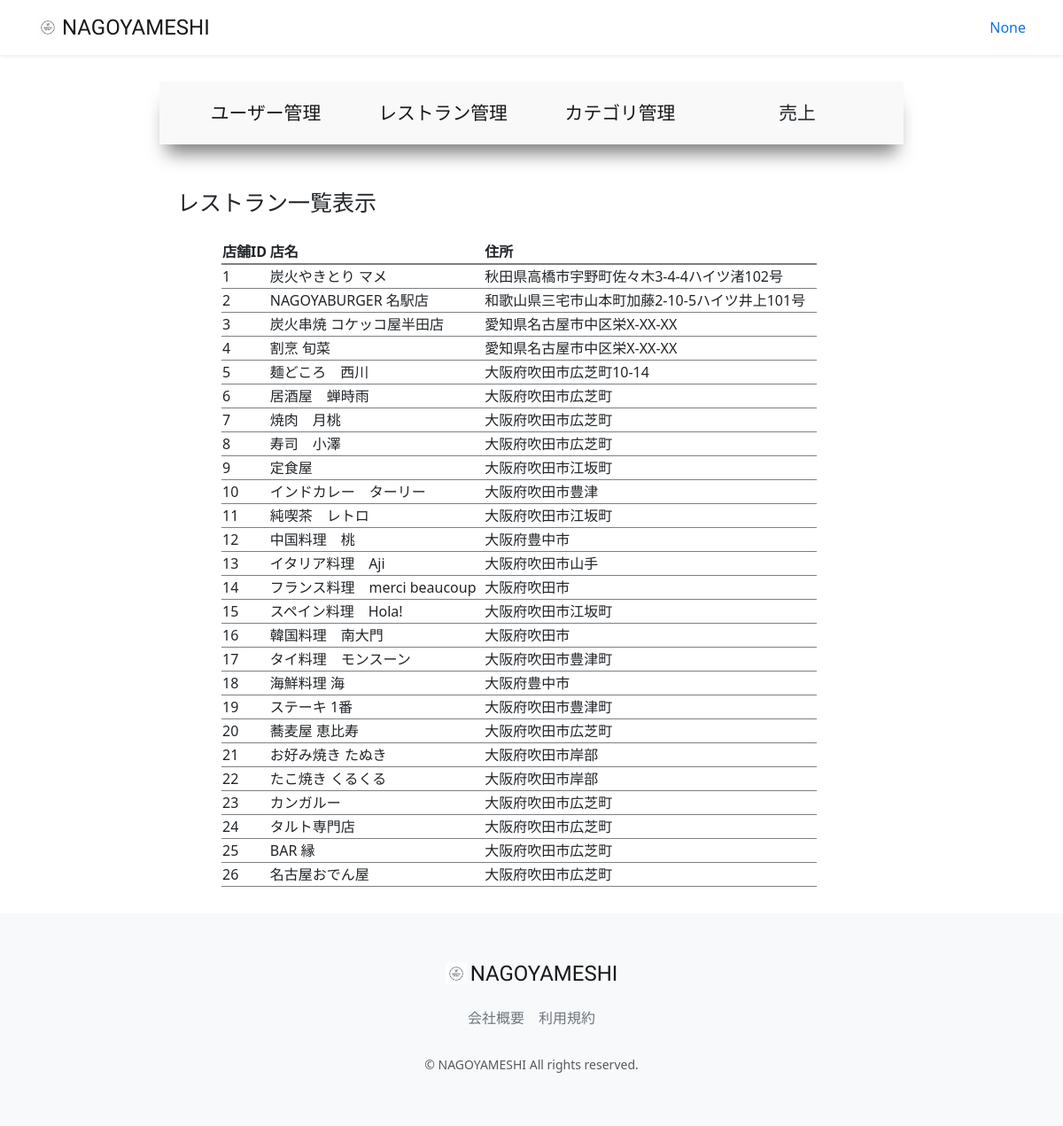
Page /accounts/management/restaurant-list (signed in) on the committed database.
### accounts/models.py (models this page shows, shortened)
class CustomUser(AbstractUser):
    user_name = models.CharField(max_length=128, null=True, blank=True,verbose_name='ユーザー名前')
    hurigana = models.CharField(max_length=128, null=True, blank=True,verbose_name='フリガナ')
    zip_code = models.CharField(max_length=16, null=True, blank=True,verbose_name='郵便番号')
    address = models.CharField(max_length=255, null=True, blank=True,verbose_name='住所')
    phone_number = models.CharField(max_length=20, null=True, blank=True,verbose_name='電話番号')
    birthday = models.CharField(max_length=20, null=True, blank=True,verbose_name='誕生日')
    job = models.CharField(max_length=255, null=True, blank=True,verbose_name='職業')
    is_subscribed = models.BooleanField(default=False, verbose_name='有料会員')
    card_name = models.CharField(max_length=128, null=True, blank=True,verbose_name='カード名義')
    card_number = models.CharField(max_length=128, null=True, blank=True,verbose_name='カード番号')
    class Meta:
        verbose_name_plural = 'CustomUser'

### restaurant/models.py (models this page shows, shortened)
class Restaurant(models.Model):
    name = models.CharField(verbose_name='店舗名', max_length=64)
    description = models.CharField(verbose_name='説明', max_length=128)
    price = models.CharField(verbose_name='価格帯', max_length=32)
    zip_code = models.CharField(verbose_name='郵便番号', max_length=32)
    address = models.CharField(verbose_name='住所', max_length=128)
    business_time = models.CharField(verbose_name='営業時間', max_length=64)
    close_day_of_week = models.CharField(verbose_name='定休日', max_length=32)
    seats_number = models.CharField(verbose_name='座席数', max_length=32)
    category = models.ForeignKey(Category, verbose_name='カテゴリー', on_delete=models.PROTECT)
    rate = models.FloatField(verbose_name='レート', default=0.0)
    review_num = models.IntegerField(verbose_name='レビュー数', default=0)
    reservation_num = models.IntegerField(verbose_name='予約数', default=0)
    photo = models.ImageField(verbose_name='写真', blank=True, null=True)
    created_at = models.DateTimeField(verbose_name='作成日時', auto_now_add=True)
    updated_at = models.DateTimeField(verbose_name='更新日時', auto_now=True)
    class Meta:
        verbose_name_plural = 'Restaurant'

### accounts/views.py (the view)
# urls.py: path("management/restaurant-list",views.ManagementRestaurantListView.as_view(), name="restaurant_list"),
class ManagementRestaurantListView(onlyMnagementUserMixin, generic.ListView):
    template_name = "management/restaurant_list.html"
    model = Restaurant

### accounts/mixins.py (called while the page is built)
    def test_func(self):
        user = self.request.user
        return user.is_staff

### accounts/templates/management/restaurant_list.html (shortened to what this page needs)
{% extends "management/manage_base.html" %}
{% load static %}
{% block sub_content %}
  <h1>レストラン一覧表示</h1>
  <table>
    <thead>
      <th>店舗ID</th>
      <th>店名</th>
      <th>住所</th>
    </thead>
    <tbody>
      {% for restaurant in object_list %}
        <tr>
            <td>{{ restaurant.pk }}</td>
            <td>{{ restaurant.name }}</td>
            <td>{{ restaurant.address }}</td>
          </tr>
      {% endfor %}
    </tbody>
  </table>
{% endblock %}

### restaurant/templates/layout/base.html (shortened to what this page needs)
{% load static %}
<!DOCTYPE html>
<html lang="ja">
  <head>
      <link href="https://cdn.jsdelivr.net/npm/bootstrap@5.3.3/dist/css/bootstrap.min.css" rel="stylesheet">
      <link href="{% static 'css/nagoyameshi.css' %}" rel="stylesheet">
  </head>
  <body>
    <div id="app" class="wrapper">
      <nav class="navbar navbar-expand-md navbar-light bg-white shadow-sm">
        <div class="container nagoyameshi-container">
          <a class="navbar-brand app-name" href="{% url 'top_page' %}">
            <div class="d-flex align-items-center">
              <img class="nagoyameshi-logo me-1" src="{% static 'images/logo/logo.png' %}" alt="nagoyameshi">NAGOYAMESHI</div>
          </a>
          <div class="collapse navbar-collapse" id="navbarSupportedContent">
            <ul class="navbar-nav ms-auto">
              {% if user.is_subscribed %}
                <li class="nav-item dropdown">
                  <a id="navbarDropdown" class="nav-linkdropdown-toggle" href="#" role="button" data-bs-toggle="dropdown" aria-haspopup="true" aria-expanded="false" v-pre>{{ user.user_name }}</a>
                  <div class="dropdown-menu dropdown-menu-end" aria-labelledby="navbarDropdown">
                    <a class="dropdown-item" href="{% url 'user_detail' user.id %}">会員情報</a>
                    <a class="dropdown-item" href="{% url 'reservation_list' %}">予約一覧</a>
                    <a class="dropdown-item" href="{% url 'favorite_list' %}">お気に入り一覧</a>
                    <a class="dropdown-item" href="{% url 'subscribe_payment' %}">お支払い方法</a>
                    <a class="dropdown-item" href="{% url 'subscribe_cancel' %}">有料プラン解約</a>
                      {% if user.is_staff %}
                        <a class ="dropdown-item"  href="{% url 'user_list' %}">サイト管理</a>
                      {% endif %}
                    <div class="dropdown-divider"></div>
                    <a class="dropdown-item" href="{% url 'account_logout' %}">ログアウト</a>
                  </div>
                </li>
              {% else %}
                {% if user.is_authenticated %}
                  <li class="nav-item dropdown">
                    <a id="navbarDropdown" class="nav-linkdropdown-toggle" href="#" role="button" data-bs-toggle="dropdown" aria-haspopup="true" aria-expanded="false" v-pre>{{ user.user_name }}</a>
                 </li>
                {% endif %}
              {% endif %}
            </ul>
          </div>
        </div>
      </nav>
    {% block content %}
    {% endblock %}
      <footer class="bg-light">
        <div class="d-flex justify-content-center footer-logo">
            <a class="navbar-brand app-name" href="{% url 'top_page' %}">
              <div class="d-flex align-items-center"><img class="nagoyameshi-logo me-1" src="{% static 'images/logo/logo.png' %}" alt="nagoyameshi">NAGOYAMESHI</div>
            </a>
        </div>
        <div class="d-flex justify-content-center footer-link">
          <a href="{% url 'company_page' %}" class="link-secondary me-3">会社概要</a>
          <a href="{% url 'terms_page' %}" class="link-secondary">利用規約</a>
        </div>
        <p class="text-center text-muted small mb-0">&copy; NAGOYAMESHI All rights reserved.</p>
      </footer>
      </div>
  </body>
</html>

### static/css/nagoyameshi.css (style rules this page uses)
.wrapper { min-height: 100vh; position: relative; padding-bottom: 240px; box-sizing: border-box; }
.nagoyameshi-logo { height: 24px; }
.app-name { font-family: 'Carter One', cursive; font-size: 24px; color: #191919; }
footer { width: 100%; height: 240px; position: absolute; bottom: 0; padding: 50px 15px; }
.footer-logo { margin-bottom: 20px; }
.footer-link { margin-bottom: 30px; }
h1 { font-size: 1.5rem; }
a { text-decoration: none !important; }
.manage_main h1 { padding-top: 50px; padding-bottom: 20px; padding-left: 20px; font-size: 25px; }
table { width: 80%; margin: auto 70px; }
table thead { border-bottom: 2px solid rgba(0, 0, 0, 0.5); }
table tbody, td { border-bottom: 1px solid rgba(0, 0, 0, 0.5); }

### rows in the picture
CustomUser: user_name "None"
Restaurant: pk "1", name "炭火やきとり マメ", address "秋田県高橋市宇野町佐々木3-4-4ハイツ渚102号"
Restaurant: pk "2", name "NAGOYABURGER 名駅店", address "和歌山県三宅市山本町加藤2-10-5ハイツ井上101号"
Restaurant: pk "3", name "炭火串焼 コケッコ屋半田店", address "愛知県名古屋市中区栄X-XX-XX"
Restaurant: pk "4", name "割烹 旬菜", address "愛知県名古屋市中区栄X-XX-XX"
Restaurant: pk "5", name "麺どころ 西川", address "大阪府吹田市広芝町10-14"
Restaurant: pk "6", name "居酒屋 蝉時雨", address "大阪府吹田市広芝町"
Restaurant: pk "7", name "焼肉 月桃", address "大阪府吹田市広芝町"
Restaurant: pk "8", name "寿司 小澤", address "大阪府吹田市広芝町"
Restaurant: pk "9", name "定食屋", address "大阪府吹田市江坂町"
Restaurant: pk "10", name "インドカレー ターリー", address "大阪府吹田市豊津"
Restaurant: pk "11", name "純喫茶 レトロ", address "大阪府吹田市江坂町"
Restaurant: pk "12", name "中国料理 桃", address "大阪府豊中市"
Restaurant: pk "13", name "イタリア料理 Aji", address "大阪府吹田市山手"
Restaurant: pk "14", name "フランス料理 merci beaucoup", address "大阪府吹田市"
Restaurant: pk "15", name "スペイン料理 Hola!", address "大阪府吹田市江坂町"
Restaurant: pk "16", name "韓国料理 南大門", address "大阪府吹田市"
Restaurant: pk "17", name "タイ料理 モンスーン", address "大阪府吹田市豊津町"
Restaurant: pk "18", name "海鮮料理 海", address "大阪府豊中市"
Restaurant: pk "19", name "ステーキ 1番", address "大阪府吹田市豊津町"
Restaurant: pk "20", name "蕎麦屋 恵比寿", address "大阪府吹田市広芝町"
Restaurant: pk "21", name "お好み焼き たぬき", address "大阪府吹田市岸部"
Restaurant: pk "22", name "たこ焼き くるくる", address "大阪府吹田市岸部"
Restaurant: pk "23", name "カンガルー", address "大阪府吹田市広芝町"
Restaurant: pk "24", name "タルト専門店", address "大阪府吹田市広芝町"
Restaurant: pk "25", name "BAR 縁", address "大阪府吹田市広芝町"
Restaurant: pk "26", name "名古屋おでん屋", address "大阪府吹田市広芝町"
